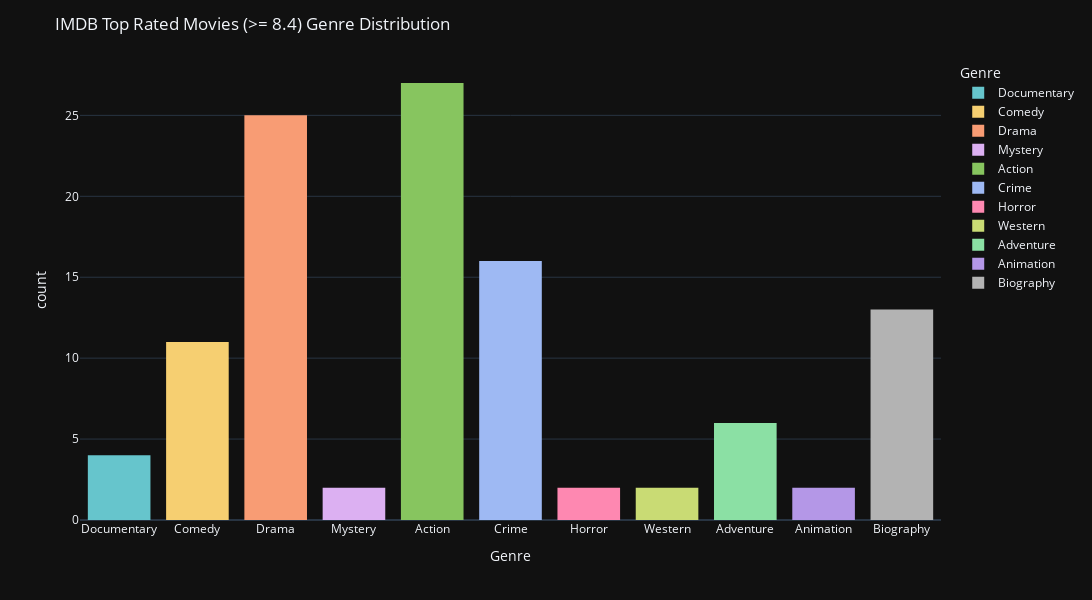

Source (notebook cell):
### Code cell
fig = px.histogram(data_frame=movies_ratings_top, x='mainGenre', color='mainGenre', labels={'mainGenre': 'Genre'}, color_discrete_sequence=px.colors.qualitative.Pastel)

fig.update_layout(width=1300, height=600, title='IMDB Top Rated Movies (>= 8.4) Genre Distribution', template='plotly_dark')
fig.show()

### Figure 1 — Plotly figure (JSON) as saved in the notebook; plotly's stock layout.template omitted (floating-point values rounded to 4 significant figures)
{"data": [{"alignmentgroup": "True", "bingroup": "x", "hovertemplate": "Genre=%{x}<br>count=%{y}<extra></extra>", "legendgroup": "Documentary", "marker": {"color": "rgb(102, 197, 204)", "pattern": {"shape": ""}}, "name": "Documentary", "offsetgroup": "Documentary", "orientation": "v", "showlegend": true, "type": "histogram", "x": ["Documentary", "Documentary", "Documentary", "Documentary"], "xaxis": "x", "yaxis": "y"}, {"alignmentgroup": "True", "bingroup": "x", "hovertemplate": "Genre=%{x}<br>count=%{y}<extra></extra>", "legendgroup": "Comedy", "marker": {"color": "rgb(246, 207, 113)", "pattern": {"shape": ""}}, "name": "Comedy", "offsetgroup": "Comedy", "orientation": "v", "showlegend": true, "type": "histogram", "x": ["Comedy", "Comedy", "Comedy", "Comedy", "Comedy", "Comedy", "Comedy", "Comedy", "Comedy", "Comedy", "Comedy"], "xaxis": "x", "yaxis": "y"}, {"alignmentgroup": "True", "bingroup": "x", "hovertemplate": "Genre=%{x}<br>count=%{y}<extra></extra>", "legendgroup": "Drama", "marker": {"color": "rgb(248, 156, 116)", "pattern": {"shape": ""}}, "name": "Drama", "offsetgroup": "Drama", "orientation": "v", "showlegend": true, "type": "histogram", "x": ["Drama", "Drama", "Drama", "Drama", "Drama", "Drama", "Drama", "Drama", "Drama", "Drama", "Drama", "Drama", "Drama", "Drama", "Drama", "Drama", "Drama", "Drama", "Drama", "Drama", "Drama", "Drama", "Drama", "Drama", "Drama"], "xaxis": "x", "yaxis": "y"}, {"alignmentgroup": "True", "bingroup": "x", "hovertemplate": "Genre=%{x}<br>count=%{y}<extra></extra>", "legendgroup": "Mystery", "marker": {"color": "rgb(220, 176, 242)", "pattern": {"shape": ""}}, "name": "Mystery", "offsetgroup": "Mystery", "orientation": "v", "showlegend": true, "type": "histogram", "x": ["Mystery", "Mystery"], "xaxis": "x", "yaxis": "y"}, {"alignmentgroup": "True", "bingroup": "x", "hovertemplate": "Genre=%{x}<br>count=%{y}<extra></extra>", "legendgroup": "Action", "marker": {"color": "rgb(135, 197, 95)", "pattern": {"shape": ""}}, "name": "Action", "offsetgroup": "Action", "orientation": "v", "showlegend": true, "type": "histogram", "x": ["Action", "Action", "Action", "Action", "Action", "Action", "Action", "Action", "Action", "Action", "Action", "Action", "Action", "Action", "Action", "Action", "Action", "Action", "Action", "Action", "Action", "Action", "Action", "Action", "Action", "Action", "Action"], "xaxis": "x", "yaxis": "y"}, {"alignmentgroup": "True", "bingroup": "x", "hovertemplate": "Genre=%{x}<br>count=%{y}<extra></extra>", "legendgroup": "Crime", "marker": {"color": "rgb(158, 185, 243)", "pattern": {"shape": ""}}, "name": "Crime", "offsetgroup": "Crime", "orientation": "v", "showlegend": true, "type": "histogram", "x": ["Crime", "Crime", "Crime", "Crime", "Crime", "Crime", "Crime", "Crime", "Crime", "Crime", "Crime", "Crime", "Crime", "Crime", "Crime", "Crime"], "xaxis": "x", "yaxis": "y"}, {"alignmentgroup": "True", "bingroup": "x", "hovertemplate": "Genre=%{x}<br>count=%{y}<extra></extra>", "legendgroup": "Horror", "marker": {"color": "rgb(254, 136, 177)", "pattern": {"shape": ""}}, "name": "Horror", "offsetgroup": "Horror", "orientation": "v", "showlegend": true, "type": "histogram", "x": ["Horror", "Horror"], "xaxis": "x", "yaxis": "y"}, {"alignmentgroup": "True", "bingroup": "x", "hovertemplate": "Genre=%{x}<br>count=%{y}<extra></extra>", "legendgroup": "Western", "marker": {"color": "rgb(201, 219, 116)", "pattern": {"shape": ""}}, "name": "Western", "offsetgroup": "Western", "orientation": "v", "showlegend": true, "type": "histogram", "x": ["Western", "Western"], "xaxis": "x", "yaxis": "y"}, {"alignmentgroup": "True", "bingroup": "x", "hovertemplate": "Genre=%{x}<br>count=%{y}<extra></extra>", "legendgroup": "Adventure", "marker": {"color": "rgb(139, 224, 164)", "pattern": {"shape": ""}}, "name": "Adventure", "offsetgroup": "Adventure", "orientation": "v", "showlegend": true, "type": "histogram", "x": ["Adventure", "Adventure", "Adventure", "Adventure", "Adventure", "Adventure"], "xaxis": "x", "yaxis": "y"}, {"alignmentgroup": "True", "bingroup": "x", "hovertemplate": "Genre=%{x}<br>count=%{y}<extra></extra>", "legendgroup": "Animation", "marker": {"color": "rgb(180, 151, 231)", "pattern": {"shape": ""}}, "name": "Animation", "offsetgroup": "Animation", "orientation": "v", "showlegend": true, "type": "histogram", "x": ["Animation", "Animation"], "xaxis": "x", "yaxis": "y"}, {"alignmentgroup": "True", "bingroup": "x", "hovertemplate": "Genre=%{x}<br>count=%{y}<extra></extra>", "legendgroup": "Biography", "marker": {"color": "rgb(179, 179, 179)", "pattern": {"shape": ""}}, "name": "Biography", "offsetgroup": "Biography", "orientation": "v", "showlegend": true, "type": "histogram", "x": ["Biography", "Biography", "Biography", "Biography", "Biography", "Biography", "Biography", "Biography", "Biography", "Biography", "Biography", "Biography", "Biography"], "xaxis": "x", "yaxis": "y"}], "layout": {"barmode": "relative", "height": 600, "legend": {"title": {"text": "Genre"}, "tracegroupgap": 0}, "margin": {"t": 60}, "title": {"text": "IMDB Top Rated Movies (>= 8.4) Genre Distribution"}, "width": 1300, "xaxis": {"anchor": "y", "categoryarray": ["Documentary", "Comedy", "Drama", "Mystery", "Action", "Crime", "Horror", "Western", "Adventure", "Animation", "Biography"], "categoryorder": "array", "domain": [0, 1], "title": {"text": "Genre"}}, "yaxis": {"anchor": "x", "domain": [0, 1], "title": {"text": "count"}}}}
